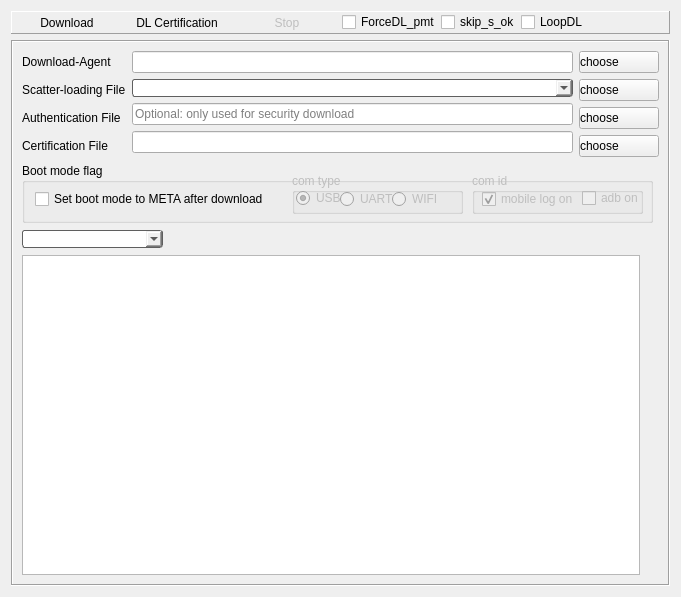
<?xml version="1.0" encoding="UTF-8"?>
<ui version="4.0">
 <class>DownloadWidget</class>
 <widget class="QWidget" name="DownloadWidget">
  <property name="geometry">
   <rect>
    <x>0</x>
    <y>0</y>
    <width>681</width>
    <height>597</height>
   </rect>
  </property>
  <property name="windowTitle">
   <string>Form</string>
  </property>
  <layout class="QGridLayout" name="gridLayout_2">
   <item row="0" column="0">
    <widget class="QFrame" name="frame_3">
     <property name="frameShape">
      <enum>QFrame::Panel</enum>
     </property>
     <property name="frameShadow">
      <enum>QFrame::Raised</enum>
     </property>
     <layout class="QGridLayout" name="gridLayout_3">
      <property name="leftMargin">
       <number>0</number>
      </property>
      <property name="topMargin">
       <number>0</number>
      </property>
      <property name="rightMargin">
       <number>0</number>
      </property>
      <property name="bottomMargin">
       <number>0</number>
      </property>
      <property name="spacing">
       <number>0</number>
      </property>
      <item row="3" column="5">
       <widget class="QCheckBox" name="forceDownPmt_CheckBox">
        <property name="text">
         <string>ForceDL_pmt</string>
        </property>
       </widget>
      </item>
      <item row="3" column="8">
       <spacer name="horizontalSpacer">
        <property name="orientation">
         <enum>Qt::Horizontal</enum>
        </property>
        <property name="sizeHint" stdset="0">
         <size>
          <width>40</width>
          <height>20</height>
         </size>
        </property>
       </spacer>
      </item>
      <item row="3" column="6">
       <widget class="QCheckBox" name="skipShowOK_CheckBox">
        <property name="text">
         <string>skip_s_ok</string>
        </property>
       </widget>
      </item>
      <item row="3" column="7">
       <widget class="QCheckBox" name="loopDL_CheckBox">
        <property name="text">
         <string>LoopDL</string>
        </property>
       </widget>
      </item>
      <item row="3" column="2">
       <widget class="QToolButton" name="pushButton_download">
        <property name="enabled">
         <bool>true</bool>
        </property>
        <property name="minimumSize">
         <size>
          <width>110</width>
          <height>0</height>
         </size>
        </property>
        <property name="toolTip">
         <string>Ctrl + D</string>
        </property>
        <property name="styleSheet">
         <string notr="true">border-width:2px;</string>
        </property>
        <property name="text">
         <string>Download</string>
        </property>
        <property name="icon">
         <iconset resource="../../icon.qrc">
          <normaloff>:/images/download.png</normaloff>:/images/download.png</iconset>
        </property>
        <property name="iconSize">
         <size>
          <width>24</width>
          <height>24</height>
         </size>
        </property>
        <property name="shortcut">
         <string/>
        </property>
        <property name="popupMode">
         <enum>QToolButton::DelayedPopup</enum>
        </property>
        <property name="toolButtonStyle">
         <enum>Qt::ToolButtonTextUnderIcon</enum>
        </property>
        <property name="autoRaise">
         <bool>true</bool>
        </property>
       </widget>
      </item>
      <item row="3" column="4">
       <widget class="QToolButton" name="pushButton_stop">
        <property name="enabled">
         <bool>false</bool>
        </property>
        <property name="minimumSize">
         <size>
          <width>110</width>
          <height>0</height>
         </size>
        </property>
        <property name="toolTip">
         <string>F10</string>
        </property>
        <property name="text">
         <string>Stop</string>
        </property>
        <property name="icon">
         <iconset resource="../../icon.qrc">
          <normaloff>:/images/stop.png</normaloff>:/images/stop.png</iconset>
        </property>
        <property name="iconSize">
         <size>
          <width>24</width>
          <height>24</height>
         </size>
        </property>
        <property name="toolButtonStyle">
         <enum>Qt::ToolButtonTextUnderIcon</enum>
        </property>
        <property name="autoRaise">
         <bool>true</bool>
        </property>
       </widget>
      </item>
      <item row="3" column="3">
       <widget class="QToolButton" name="toolButton_Certification">
        <property name="sizePolicy">
         <sizepolicy hsizetype="Fixed" vsizetype="Fixed">
          <horstretch>0</horstretch>
          <verstretch>0</verstretch>
         </sizepolicy>
        </property>
        <property name="minimumSize">
         <size>
          <width>110</width>
          <height>0</height>
         </size>
        </property>
        <property name="text">
         <string>DL Certification</string>
        </property>
        <property name="icon">
         <iconset resource="../../icon.qrc">
          <normaloff>:/images/start.png</normaloff>:/images/start.png</iconset>
        </property>
        <property name="iconSize">
         <size>
          <width>24</width>
          <height>24</height>
         </size>
        </property>
        <property name="shortcut">
         <string>Ctrl+S</string>
        </property>
        <property name="toolButtonStyle">
         <enum>Qt::ToolButtonTextUnderIcon</enum>
        </property>
        <property name="autoRaise">
         <bool>true</bool>
        </property>
       </widget>
      </item>
     </layout>
    </widget>
   </item>
   <item row="1" column="0">
    <widget class="QFrame" name="FileLoadFrame">
     <property name="enabled">
      <bool>true</bool>
     </property>
     <property name="frameShape">
      <enum>QFrame::Box</enum>
     </property>
     <property name="frameShadow">
      <enum>QFrame::Sunken</enum>
     </property>
     <layout class="QGridLayout" name="gridLayout">
      <item row="0" column="0" colspan="3">
       <layout class="QHBoxLayout" name="horizontalLayout">
        <item>
         <layout class="QVBoxLayout" name="verticalLayout_3">
          <item>
           <widget class="QLabel" name="label_downloadAgent">
            <property name="text">
             <string>Download-Agent    </string>
            </property>
           </widget>
          </item>
          <item>
           <widget class="QLabel" name="label_scatterLoading">
            <property name="text">
             <string>Scatter-loading File</string>
            </property>
           </widget>
          </item>
          <item>
           <widget class="QLabel" name="label_authFile">
            <property name="toolTip">
             <string>Only used for security download</string>
            </property>
            <property name="text">
             <string>Authentication File</string>
            </property>
           </widget>
          </item>
          <item>
           <widget class="QLabel" name="label_certFile">
            <property name="text">
             <string>Certification File</string>
            </property>
           </widget>
          </item>
         </layout>
        </item>
        <item>
         <layout class="QVBoxLayout" name="verticalLayout_2">
          <item>
           <widget class="QLineEdit" name="lineEdit_agentFilePath">
            <property name="enabled">
             <bool>true</bool>
            </property>
            <property name="acceptDrops">
             <bool>false</bool>
            </property>
            <property name="styleSheet">
             <string notr="true"/>
            </property>
            <property name="text">
             <string/>
            </property>
            <property name="readOnly">
             <bool>true</bool>
            </property>
           </widget>
          </item>
          <item>
           <widget class="QComboBox" name="comboBox_scatterFilePath">
            <property name="acceptDrops">
             <bool>false</bool>
            </property>
            <property name="styleSheet">
             <string notr="true">border: 1px solid rgb(95,95,95);
color: rgb(0, 0, 0);
border-radius: 3px;
margin:0 0 0 0;</string>
            </property>
            <property name="editable">
             <bool>false</bool>
            </property>
            <property name="maxCount">
             <number>10</number>
            </property>
            <property name="insertPolicy">
             <enum>QComboBox::InsertAtTop</enum>
            </property>
           </widget>
          </item>
          <item>
           <widget class="QLineEdit" name="lineEdit_authFilePath">
            <property name="placeholderText">
             <string>Optional: only used for security download</string>
            </property>
           </widget>
          </item>
          <item>
           <widget class="QLineEdit" name="lineEdit_certFilePath">
            <property name="enabled">
             <bool>true</bool>
            </property>
            <property name="acceptDrops">
             <bool>false</bool>
            </property>
            <property name="readOnly">
             <bool>true</bool>
            </property>
           </widget>
          </item>
         </layout>
        </item>
        <item>
         <layout class="QVBoxLayout" name="verticalLayout">
          <item>
           <widget class="QPushButton" name="pushButton_downloadAgent">
            <property name="styleSheet">
             <string notr="true">QPushButton {
    text-align:left;
}
</string>
            </property>
            <property name="text">
             <string>choose</string>
            </property>
            <property name="icon">
             <iconset resource="../../icon.qrc">
              <normaloff>:/images/folder.png</normaloff>:/images/folder.png</iconset>
            </property>
            <property name="iconSize">
             <size>
              <width>20</width>
              <height>20</height>
             </size>
            </property>
           </widget>
          </item>
          <item>
           <widget class="QPushButton" name="pushButton_scatterLoading">
            <property name="styleSheet">
             <string notr="true">QPushButton {
    text-align:left;
}
</string>
            </property>
            <property name="text">
             <string>choose</string>
            </property>
            <property name="icon">
             <iconset resource="../../icon.qrc">
              <normaloff>:/images/folder.png</normaloff>:/images/folder.png</iconset>
            </property>
            <property name="iconSize">
             <size>
              <width>20</width>
              <height>20</height>
             </size>
            </property>
           </widget>
          </item>
          <item>
           <widget class="QPushButton" name="pushButton_authFile">
            <property name="styleSheet">
             <string notr="true">QPushButton {
    text-align:left;
}</string>
            </property>
            <property name="text">
             <string>choose</string>
            </property>
            <property name="icon">
             <iconset resource="../../icon.qrc">
              <normaloff>:/images/folder.png</normaloff>:/images/folder.png</iconset>
            </property>
            <property name="iconSize">
             <size>
              <width>20</width>
              <height>20</height>
             </size>
            </property>
           </widget>
          </item>
          <item>
           <widget class="QPushButton" name="pushButton_CertFile">
            <property name="enabled">
             <bool>true</bool>
            </property>
            <property name="layoutDirection">
             <enum>Qt::LeftToRight</enum>
            </property>
            <property name="autoFillBackground">
             <bool>false</bool>
            </property>
            <property name="styleSheet">
             <string notr="true">QPushButton {
    text-align:left;
}
</string>
            </property>
            <property name="text">
             <string>choose</string>
            </property>
            <property name="icon">
             <iconset resource="../../icon.qrc">
              <normaloff>:/images/folder.png</normaloff>:/images/folder.png</iconset>
            </property>
            <property name="iconSize">
             <size>
              <width>20</width>
              <height>20</height>
             </size>
            </property>
            <property name="autoExclusive">
             <bool>false</bool>
            </property>
           </widget>
          </item>
         </layout>
        </item>
       </layout>
      </item>
      <item row="3" column="0">
       <layout class="QHBoxLayout" name="horizontalLayout_2">
        <item>
         <widget class="QComboBox" name="comboBox_Scene">
          <property name="minimumSize">
           <size>
            <width>141</width>
            <height>0</height>
           </size>
          </property>
          <property name="styleSheet">
           <string notr="true">border: 1px solid rgb(95,95,95);
border-radius: 3px;
color: rgb(0, 0, 0);
margin:0 0 0 0;</string>
          </property>
          <property name="currentIndex">
           <number>-1</number>
          </property>
         </widget>
        </item>
        <item>
         <spacer name="horizontalSpacer_2">
          <property name="orientation">
           <enum>Qt::Horizontal</enum>
          </property>
          <property name="sizeHint" stdset="0">
           <size>
            <width>218</width>
            <height>20</height>
           </size>
          </property>
         </spacer>
        </item>
       </layout>
      </item>
      <item row="3" column="1">
       <widget class="QLabel" name="label">
        <property name="text">
         <string/>
        </property>
       </widget>
      </item>
      <item row="4" column="0">
       <widget class="QTableWidget" name="tableWidget">
        <property name="acceptDrops">
         <bool>true</bool>
        </property>
        <property name="autoFillBackground">
         <bool>false</bool>
        </property>
        <property name="frameShape">
         <enum>QFrame::StyledPanel</enum>
        </property>
        <property name="frameShadow">
         <enum>QFrame::Sunken</enum>
        </property>
        <property name="lineWidth">
         <number>2</number>
        </property>
        <property name="midLineWidth">
         <number>1</number>
        </property>
        <property name="editTriggers">
         <set>QAbstractItemView::NoEditTriggers</set>
        </property>
        <property name="showDropIndicator" stdset="0">
         <bool>true</bool>
        </property>
        <property name="alternatingRowColors">
         <bool>true</bool>
        </property>
        <property name="selectionMode">
         <enum>QAbstractItemView::NoSelection</enum>
        </property>
        <property name="wordWrap">
         <bool>false</bool>
        </property>
        <property name="cornerButtonEnabled">
         <bool>false</bool>
        </property>
        <property name="rowCount">
         <number>0</number>
        </property>
        <property name="columnCount">
         <number>6</number>
        </property>
        <attribute name="horizontalHeaderVisible">
         <bool>false</bool>
        </attribute>
        <attribute name="horizontalHeaderCascadingSectionResizes">
         <bool>true</bool>
        </attribute>
        <attribute name="horizontalHeaderHighlightSections">
         <bool>true</bool>
        </attribute>
        <attribute name="horizontalHeaderMinimumSectionSize">
         <number>15</number>
        </attribute>
        <attribute name="horizontalHeaderShowSortIndicator" stdset="0">
         <bool>false</bool>
        </attribute>
        <attribute name="horizontalHeaderStretchLastSection">
         <bool>true</bool>
        </attribute>
        <attribute name="verticalHeaderVisible">
         <bool>false</bool>
        </attribute>
        <attribute name="verticalHeaderDefaultSectionSize">
         <number>23</number>
        </attribute>
        <attribute name="verticalHeaderHighlightSections">
         <bool>false</bool>
        </attribute>
        <attribute name="verticalHeaderMinimumSectionSize">
         <number>34</number>
        </attribute>
        <attribute name="verticalHeaderShowSortIndicator" stdset="0">
         <bool>false</bool>
        </attribute>
        <column>
         <property name="text">
          <string/>
         </property>
        </column>
        <column>
         <property name="text">
          <string>Name</string>
         </property>
        </column>
        <column>
         <property name="text">
          <string>Begin Address</string>
         </property>
        </column>
        <column>
         <property name="text">
          <string>End Address</string>
         </property>
        </column>
        <column>
         <property name="text">
          <string>Region</string>
         </property>
        </column>
        <column>
         <property name="text">
          <string>Location</string>
         </property>
        </column>
       </widget>
      </item>
      <item row="1" column="0" colspan="2">
       <widget class="QGroupBox" name="groupBox_boot_mode_flag">
        <property name="sizePolicy">
         <sizepolicy hsizetype="Expanding" vsizetype="Expanding">
          <horstretch>0</horstretch>
          <verstretch>0</verstretch>
         </sizepolicy>
        </property>
        <property name="maximumSize">
         <size>
          <width>16777215</width>
          <height>60</height>
         </size>
        </property>
        <property name="title">
         <string>Boot mode flag</string>
        </property>
        <widget class="QCheckBox" name="checkbox_set_boot_mode_to_meta">
         <property name="geometry">
          <rect>
           <x>13</x>
           <y>27</y>
           <width>251</width>
           <height>18</height>
          </rect>
         </property>
         <property name="text">
          <string>Set boot mode to META after download</string>
         </property>
        </widget>
        <widget class="QGroupBox" name="groupBox_com_type">
         <property name="enabled">
          <bool>false</bool>
         </property>
         <property name="geometry">
          <rect>
           <x>270</x>
           <y>10</y>
           <width>171</width>
           <height>41</height>
          </rect>
         </property>
         <property name="title">
          <string>com type</string>
         </property>
         <property name="checkable">
          <bool>false</bool>
         </property>
         <widget class="QRadioButton" name="com_type_usb">
          <property name="geometry">
           <rect>
            <x>4</x>
            <y>16</y>
            <width>82</width>
            <height>18</height>
           </rect>
          </property>
          <property name="text">
           <string>USB</string>
          </property>
          <property name="checked">
           <bool>true</bool>
          </property>
         </widget>
         <widget class="QRadioButton" name="com_type_uart">
          <property name="geometry">
           <rect>
            <x>48</x>
            <y>17</y>
            <width>82</width>
            <height>18</height>
           </rect>
          </property>
          <property name="text">
           <string>UART</string>
          </property>
         </widget>
         <widget class="QRadioButton" name="com_type_wifi">
          <property name="geometry">
           <rect>
            <x>100</x>
            <y>17</y>
            <width>82</width>
            <height>18</height>
           </rect>
          </property>
          <property name="text">
           <string>WIFI</string>
          </property>
         </widget>
        </widget>
        <widget class="QGroupBox" name="groupBox_com_id">
         <property name="enabled">
          <bool>false</bool>
         </property>
         <property name="geometry">
          <rect>
           <x>450</x>
           <y>10</y>
           <width>171</width>
           <height>41</height>
          </rect>
         </property>
         <property name="title">
          <string>com id</string>
         </property>
         <widget class="QCheckBox" name="checkbox_mobile_log_on">
          <property name="geometry">
           <rect>
            <x>10</x>
            <y>17</y>
            <width>111</width>
            <height>18</height>
           </rect>
          </property>
          <property name="text">
           <string>mobile log on</string>
          </property>
          <property name="checked">
           <bool>true</bool>
          </property>
         </widget>
         <widget class="QCheckBox" name="checkbox_adb_on">
          <property name="geometry">
           <rect>
            <x>110</x>
            <y>16</y>
            <width>71</width>
            <height>18</height>
           </rect>
          </property>
          <property name="text">
           <string>adb on</string>
          </property>
         </widget>
        </widget>
       </widget>
      </item>
     </layout>
    </widget>
   </item>
  </layout>
 </widget>
 <resources>
  <include location="../../icon.qrc"/>
 </resources>
 <connections/>
</ui>
